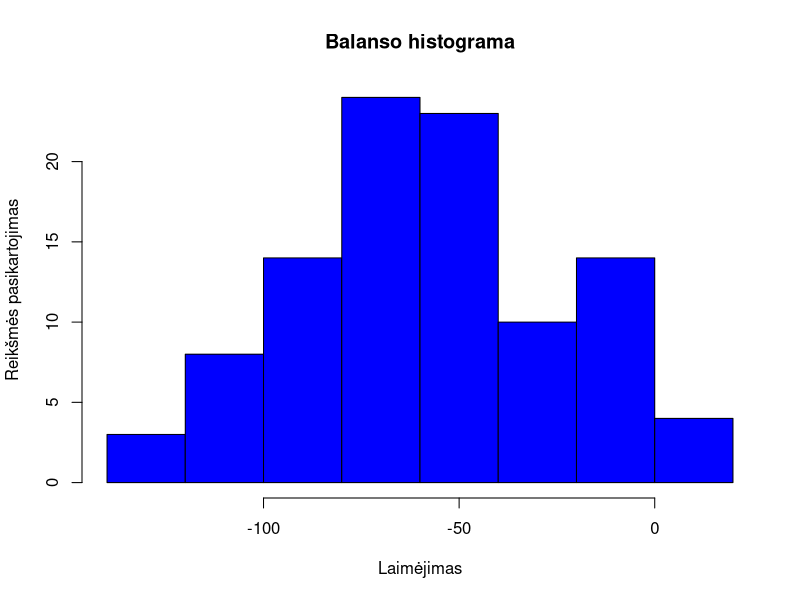

Here is the R script that generated this plot:
## ---- chunk 1
rulete<-function(){ 
  laimejimas<-sum(sample(c(1,-1), size=1000, replace=TRUE, prob=c(18/38,20/38)))
  return(laimejimas)
}
## ---- chunk 2
balansas<-replicate(100,rulete())
## ---- chunk 3
hist(balansas, main="Balanso histograma",xlab="Laimėjimas", ylab="Reikšmės pasikartojimas", col="blue" )
## ---- chunk 4
mean(balansas>0)
## ---- chunk 5
quantile(balansas, 0.25) 
